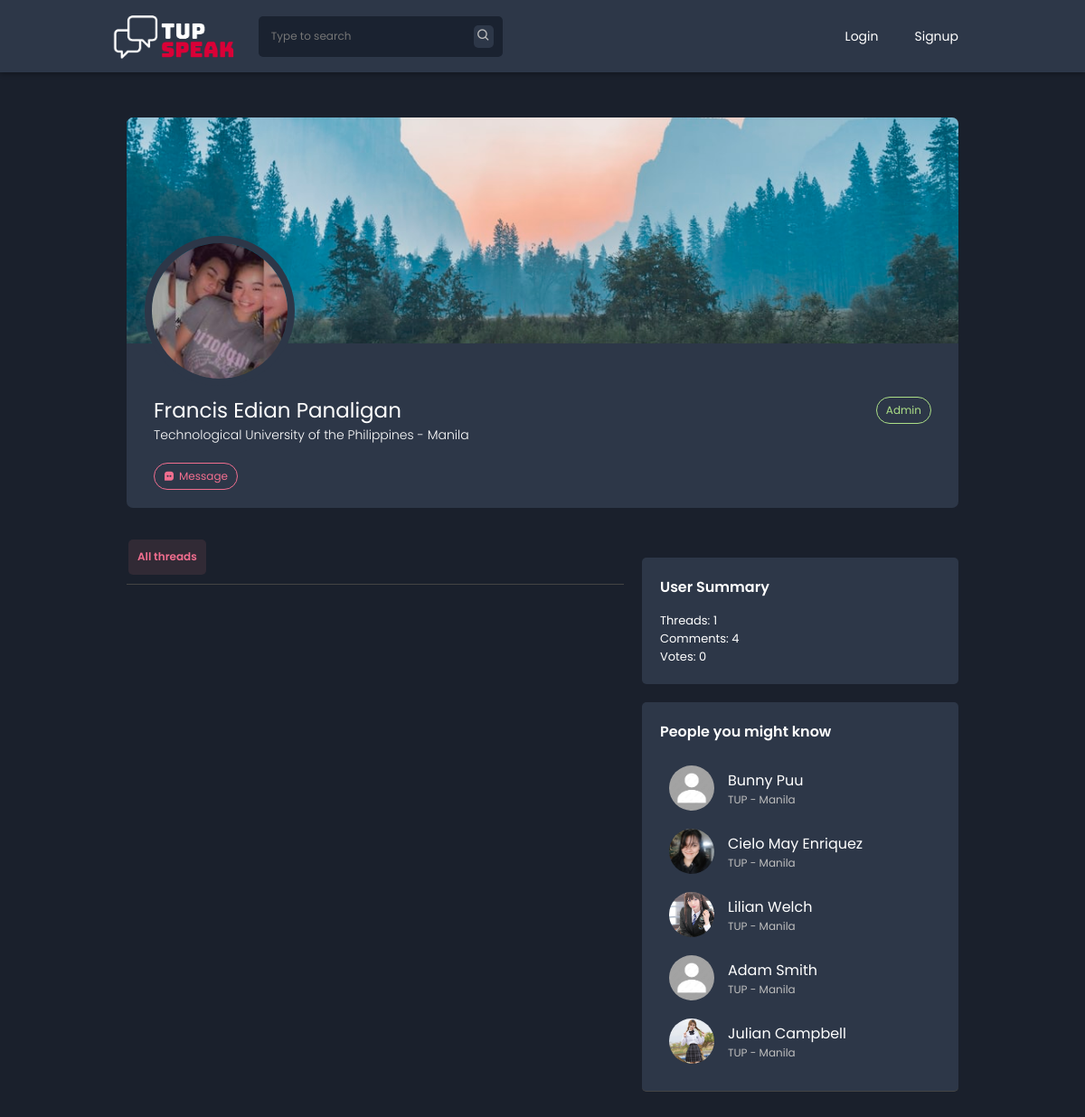
The page /profile.php?view=u6298f3dcd7288 on the database its author committed.
### tables this page shows
CREATE TABLE `users` (
  `id` int(11) NOT NULL,
  `uid` varchar(255) NOT NULL,
  `firstname` varchar(255) NOT NULL,
  `lastname` varchar(255) NOT NULL,
  `email` varchar(255) NOT NULL,
  `password` varchar(255) NOT NULL,
  `avatar` varchar(255) NOT NULL DEFAULT 'assets/images/avatar/default.jpg',
  `cover` varchar(255) NOT NULL DEFAULT 'assets/images/avatar/default-cover.jpg',
  `birthdate` date NOT NULL,
  `privileged` tinyint(1) NOT NULL DEFAULT 0,
  `campus` varchar(100) NOT NULL DEFAULT 'Manila',
  `bio` text NOT NULL,
  `account_type` varchar(255) NOT NULL DEFAULT 'student',
  `restricted` tinyint(1) DEFAULT 0,
  `restricted_reason` varchar(255) DEFAULT NULL
);

### php-scripts/profile-scripts.php (called while the page is built, shortened)
<?php
    include('db.php');
    if(isset($_GET['view'])){
        $id = mysqli_real_escape_string($conn, $_GET['view']);
        $query = mysqli_query($conn, "SELECT * FROM users WHERE uid='$id'");
        $data = mysqli_fetch_array($query);
        $query = mysqli_query($conn, "SELECT COUNT(id) FROM threads WHERE author='$id' AND thread_status NOT IN ('declined', 'pending')");
        $data2 = mysqli_fetch_assoc($query);
        $threads = $data2['COUNT(id)'];
        $query = mysqli_query($conn, "SELECT COUNT(id) FROM comments WHERE comment_author='$id'");
        $data2 = mysqli_fetch_assoc($query);
        $comments = $data2['COUNT(id)'];
        $query = mysqli_query($conn, "SELECT COUNT(id) FROM save WHERE uid='$id'");
        $data2 = mysqli_fetch_assoc($query);
        $saves = $data2['COUNT(id)'];
    }
?>

### profile.php (the view, shortened to what this page needs)
<?php
    include('php-scripts/profile-scripts.php');
?>
<!DOCTYPE html>
<html lang="en">
<head>
    <link rel="stylesheet" href="styles/default.css">
    <link rel="stylesheet" href="styles/navbar.css">
    <link rel="stylesheet" href="styles/profile.css">
    <link href='https://unpkg.com/boxicons@2.1.2/css/boxicons.min.css' rel='stylesheet'>
</head>
<body>
    <?php include('php-scripts/navbar.php'); ?>
    <section class="main">
        <div class="profile-container">
            <div>
                <div class="profile-details">
                    <div class="profile-images">
                        <img class="profile-cover" src="<?php echo $data['cover'] ?>" alt="">
                        <img class="profile-avatar" src="<?php echo $data['avatar'] ?>" alt="">
                    </div>
                    <div class="user-profile">
                        <div class="user-main">
                            <p class="profile-name"><?php echo $data['firstname'] . ' ' . $data['lastname'] ?></p>
                            <p class="profile-type"><?php echo ucfirst($data['account_type']) ?></p>
                        </div>
                        <p class="profile-campus">Technological University of the Philippines - <?php echo $data['campus'] ?></p>
                        <?php
                            $id = $_SESSION['uid'] ?: "";
                            if ($id !== $_GET['view']) {?>
                            <div class="message-user">
                                <i class='bx bxs-message-square-dots'></i>
                                <p>Message</p>
                            </div>
                        <?php } ?>
                    </div>
                </div>
            </div>
            <div id="profile-view">
                <div class="panel left">
                    <div class="panel-menu">
                        <button data-btn="all">All threads</button>
                    </div>
                </div>
                <div class="panel right">
                    <div class="panel-detailed-view">
                        <h3 class="right-heading">User Summary</h3>
                        <p>Threads: <?php echo $threads ?></p>
                        <p>Comments: <?php echo $comments ?></p>
                        <p>Votes: <?php echo $saves ?></p>
                    </div>
                    <div class="panel-people">
                        <h3 class="right-heading">People you might know</h3>
                        <?php
                            $uid = @$_SESSION['uid'] ?: "";
                            $people = mysqli_query($conn, "SELECT * FROM users WHERE uid != '$uid' ORDER BY RAND() LIMIT 5");
                            while ($person = $people->fetch_assoc()) {
                                echo '
                                    <div class="person" data-user="'. $person['uid'] .'">
                                        <img src="' . $person['avatar'] . '" alt="">
                                        <div>
                                            <p>' . $person['firstname'] . ' ' . $person['lastname'] . '</p>
                                            <p class="person-campus">TUP - ' . $person['campus'] . '</p>
                                        </div>
                                    </div>';
                            }
                        ?>
                    </div>
                </div>
            </div>
        </div>
    </section>
</body>
</html>

### php-scripts/navbar.php (shortened to what this page needs)
<nav>
    <div>
        <img class="speak-logo" src="assets/images/favicon.png" alt="Logo">
        <div class="search-bar">
            <input class="nav-search" type="text" placeholder="Type to search">
            <span class="search-icon"><i class='bx bx-search'></i></span>
        </div>
    </div>
    <div class="nav-buttons">
    <?php
        include('db.php');
        if(isset($_SESSION['uid'])){
            $query = mysqli_query($conn, "SELECT * FROM users WHERE uid='{$_SESSION['uid']}'");
            $result = mysqli_fetch_array($query);
        ?>
        <ul>
            <?php
            if($result['privileged'] == 1){ ?>
                <li class="nav-links"><a href="superuser.php" target="_blank">SuperUser</a></li>
            <?php } ?>
            <li class="nav-links"><a href="home.php">Home</a></li>
            <li class="nav-links" id="nav-messages">
                <a href="messages.php">Messages</a>
                <div class="notification-message"></div>
            </li>
            <div class="notification">
                <span>
                    <i class='bx bxs-bell'></i>
                </span>
                <div class="notification-indicator"></div>
                <div class="notification-dropdown">
                    <div class="notification-header">
                        <i class='bx bx-chevron-right'></i>
                        <h1>Notifications</h1>
                        <i class='bx bx-list-check' id="read-all" title="Mark all as read"></i>
                    </div>
                    <div class="notification-list">
                    </div>
                </div>
            </div>
            <div class="dropdown">
                <img class="user-avatar" src="<?php echo $result['avatar'] ?>">
                <div class="dropdown-content">
                    <a href="profile.php?view=<?php echo $_SESSION['uid'] ?>">My profile</a>
                    <a href="settings.php">Account Settings</a>
                    <a href="logout.php">Logout</a>
                </div>
            </div>
        </ul>
    <?php } else { ?>
        <ul>
            <li class="nav-links"><a href="login.php">Login</a></li>
            <li class="nav-links"><a href="register.php">Signup</a></li>
        </ul>
    <?php } ?>
    </div>
</nav>

### styles/default.css (style rules this page uses)
* { padding: 0; margin: 0; transition: ease .3s; font-family: 'Poppins', sans-serif; color: white; }
:root { --primary: #da0037; --primary-dark: #ae002b; --secondary: #f16e8f; --student: #ACDF87; --gray: #444444; --gray-dark: #ebebeb; --gray-light: #1A2230; --gray-lighter: rgb(190, 190, 190); --card-bg: #ffffff; --card-secondary: rgb(172, 172, 172); --dark: #1A1A1B; --dark-secondary: #343434; --input-border: rgba(220, 220, 220, 0.3); --link-color: #2E88FE; --light: #2D3748; --light-color: #000; --dark-color: #fff; }
html,body { scroll-behavior: smooth; overflow: hidden; background: #1A202C; height: 100vh; width: 100vw; }
.main { height: max-content; }
input, textarea { background: transparent; }
input[type=text], textarea { font-size: 12px; padding-left: 4px; }

### styles/navbar.css (style rules this page uses)
:root { --navbar-height: 80px; }
nav { height: var(--navbar-height); display: flex; align-items: center; background-color: #2d3748; justify-content: space-between; padding: 0 10%; position: fixed; top: 0; left: 0; width: -webkit-fill-available; width: -moz-available; z-index: 102; -webkit-box-shadow: 0px 2px 5px 0px rgba(0,0,0,0.3); -moz-box-shadow: 0px 2px 5px 0px rgba(0,0,0,0.3); box-shadow: 0px 2px 5px 0px rgba(0,0,0,0.3); }
nav div { display: flex; align-items: center; width: auto; }
.speak-logo { height: 70px; width: auto; }
.search-bar { display: flex; max-width: 250px; width: 300px; align-items: center; justify-content: space-between; background-color: var(--gray-light); padding: 10px 10px; border-radius: 5px; margin: 0 20px; }
.nav-search { border: none; width: 100%; }
.search-icon { background-color: var(--light); padding: 0 3px; border-radius: 5px; }
.search-icon i { color: var(--gray-lighter); }
.nav-buttons { height: 100%; position: relative; }
.nav-buttons ul { list-style: none; display: flex; height: -webkit-fill-available; height: -moz-available; align-items: center; }
.nav-links { position: relative; height: -webkit-fill-available; height: -moz-available; display: flex; flex-direction: column; justify-content: center; }
.nav-links a { text-decoration: none; margin: 0 20px; font-size: 14px; }
.active { border-bottom: 3px solid var(--primary); }

### rows shown on the page
users: cover (placeholder picture), avatar (picture), firstname "Francis Edian", lastname "Panaligan", account_type "Admin", campus "Manila"
users: avatar (placeholder picture), firstname "Bunny", lastname "Puu", campus "Manila"
users: avatar (picture), firstname "Cielo May", lastname "Enriquez", campus "Manila"
users: avatar (picture), firstname "Lilian", lastname "Welch", campus "Manila"
users: avatar (placeholder picture), firstname "Adam", lastname "Smith", campus "Manila"
users: avatar (picture), firstname "Julian", lastname "Campbell", campus "Manila"

### other values the page prints
$threads "1"
$comments "4"
$saves "0"
